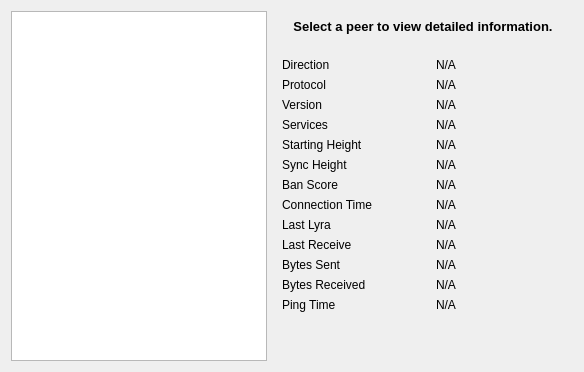
     <widget class="QWidget" name="tab_peers">
      <attribute name="title">
       <string>&amp;Peers</string>
      </attribute>
      <layout class="QGridLayout" name="gridLayout_2">
       <item row="0" column="0" rowspan="2">
        <widget class="QTableView" name="peerWidget">
         <property name="horizontalScrollBarPolicy">
          <enum>Qt::ScrollBarAsNeeded</enum>
         </property>
         <property name="sortingEnabled">
          <bool>true</bool>
         </property>
         <attribute name="horizontalHeaderHighlightSections">
          <bool>false</bool>
         </attribute>
        </widget>
       </item>
       <item row="0" column="1">
        <widget class="QLabel" name="peerHeading">
         <property name="sizePolicy">
          <sizepolicy hsizetype="Preferred" vsizetype="Minimum">
           <horstretch>0</horstretch>
           <verstretch>0</verstretch>
          </sizepolicy>
         </property>
         <property name="minimumSize">
          <size>
           <width>300</width>
           <height>32</height>
          </size>
         </property>
         <property name="font">
          <font>
           <pointsize>10</pointsize>
           <weight>75</weight>
           <bold>true</bold>
          </font>
         </property>
         <property name="cursor">
          <cursorShape>IBeamCursor</cursorShape>
         </property>
         <property name="text">
          <string>Select a peer to view detailed information.</string>
         </property>
         <property name="alignment">
          <set>Qt::AlignCenter</set>
         </property>
         <property name="wordWrap">
          <bool>true</bool>
         </property>
         <property name="textInteractionFlags">
          <set>Qt::LinksAccessibleByMouse|Qt::TextSelectableByKeyboard|Qt::TextSelectableByMouse</set>
         </property>
        </widget>
       </item>
       <item row="1" column="1">
        <widget class="QWidget" name="detailWidget" native="true">
         <property name="minimumSize">
          <size>
           <width>300</width>
           <height>0</height>
          </size>
         </property>
         <layout class="QGridLayout" name="gridLayout_3">
          <item row="0" column="0">
           <widget class="QLabel" name="label_23">
            <property name="text">
             <string>Direction</string>
            </property>
           </widget>
          </item>
          <item row="0" column="2">
           <widget class="QLabel" name="peerDirection">
            <property name="cursor">
             <cursorShape>IBeamCursor</cursorShape>
            </property>
            <property name="text">
             <string>N/A</string>
            </property>
            <property name="textFormat">
             <enum>Qt::PlainText</enum>
            </property>
            <property name="textInteractionFlags">
             <set>Qt::LinksAccessibleByMouse|Qt::TextSelectableByKeyboard|Qt::TextSelectableByMouse</set>
            </property>
           </widget>
          </item>
          <item row="1" column="0">
           <widget class="QLabel" name="label_21">
            <property name="text">
             <string>Protocol</string>
            </property>
           </widget>
          </item>
          <item row="1" column="2">
           <widget class="QLabel" name="peerVersion">
            <property name="cursor">
             <cursorShape>IBeamCursor</cursorShape>
            </property>
            <property name="text">
             <string>N/A</string>
            </property>
            <property name="textFormat">
             <enum>Qt::PlainText</enum>
            </property>
            <property name="textInteractionFlags">
             <set>Qt::LinksAccessibleByMouse|Qt::TextSelectableByKeyboard|Qt::TextSelectableByMouse</set>
            </property>
           </widget>
          </item>
          <item row="2" column="0">
           <widget class="QLabel" name="label_28">
            <property name="text">
             <string>Version</string>
            </property>
           </widget>
          </item>
          <item row="2" column="2">
           <widget class="QLabel" name="peerSubversion">
            <property name="cursor">
             <cursorShape>IBeamCursor</cursorShape>
            </property>
            <property name="text">
             <string>N/A</string>
            </property>
            <property name="textFormat">
             <enum>Qt::PlainText</enum>
            </property>
            <property name="textInteractionFlags">
             <set>Qt::LinksAccessibleByMouse|Qt::TextSelectableByKeyboard|Qt::TextSelectableByMouse</set>
            </property>
           </widget>
          </item>
          <item row="3" column="0">
           <widget class="QLabel" name="label_4">
            <property name="text">
             <string>Services</string>
            </property>
           </widget>
          </item>
          <item row="3" column="2">
           <widget class="QLabel" name="peerServices">
            <property name="cursor">
             <cursorShape>IBeamCursor</cursorShape>
            </property>
            <property name="text">
             <string>N/A</string>
            </property>
            <property name="textFormat">
             <enum>Qt::PlainText</enum>
            </property>
            <property name="textInteractionFlags">
             <set>Qt::LinksAccessibleByMouse|Qt::TextSelectableByKeyboard|Qt::TextSelectableByMouse</set>
            </property>
           </widget>
          </item>
          <item row="5" column="0">
           <widget class="QLabel" name="label_29">
            <property name="text">
             <string>Starting Height</string>
            </property>
           </widget>
          </item>
          <item row="5" column="2">
           <widget class="QLabel" name="peerHeight">
            <property name="cursor">
             <cursorShape>IBeamCursor</cursorShape>
            </property>
            <property name="text">
             <string>N/A</string>
            </property>
            <property name="textFormat">
             <enum>Qt::PlainText</enum>
            </property>
            <property name="textInteractionFlags">
             <set>Qt::LinksAccessibleByMouse|Qt::TextSelectableByKeyboard|Qt::TextSelectableByMouse</set>
            </property>
           </widget>
          </item>
          <item row="6" column="0">
           <widget class="QLabel" name="label_27">
            <property name="text">
             <string>Sync Height</string>
            </property>
           </widget>
          </item>
          <item row="6" column="2">
           <widget class="QLabel" name="peerSyncHeight">
            <property name="cursor">
             <cursorShape>IBeamCursor</cursorShape>
            </property>
            <property name="text">
             <string>N/A</string>
            </property>
            <property name="textFormat">
             <enum>Qt::PlainText</enum>
            </property>
            <property name="textInteractionFlags">
             <set>Qt::LinksAccessibleByMouse|Qt::TextSelectableByKeyboard|Qt::TextSelectableByMouse</set>
            </property>
           </widget>
          </item>
          <item row="7" column="0">
           <widget class="QLabel" name="label_24">
            <property name="text">
             <string>Ban Score</string>
            </property>
           </widget>
          </item>
          <item row="7" column="2">
           <widget class="QLabel" name="peerBanScore">
            <property name="cursor">
             <cursorShape>IBeamCursor</cursorShape>
            </property>
            <property name="text">
             <string>N/A</string>
            </property>
            <property name="textFormat">
             <enum>Qt::PlainText</enum>
            </property>
            <property name="textInteractionFlags">
             <set>Qt::LinksAccessibleByMouse|Qt::TextSelectableByKeyboard|Qt::TextSelectableByMouse</set>
            </property>
           </widget>
          </item>
          <item row="8" column="0">
           <widget class="QLabel" name="label_22">
            <property name="text">
             <string>Connection Time</string>
            </property>
           </widget>
          </item>
          <item row="8" column="2">
           <widget class="QLabel" name="peerConnTime">
            <property name="cursor">
             <cursorShape>IBeamCursor</cursorShape>
            </property>
            <property name="text">
             <string>N/A</string>
            </property>
            <property name="textFormat">
             <enum>Qt::PlainText</enum>
            </property>
            <property name="textInteractionFlags">
             <set>Qt::LinksAccessibleByMouse|Qt::TextSelectableByKeyboard|Qt::TextSelectableByMouse</set>
            </property>
           </widget>
          </item>
          <item row="9" column="0">
           <widget class="QLabel" name="label_15">
            <property name="text">
             <string>Last Lyra</string>
            </property>
           </widget>
          </item>
          <item row="9" column="2">
           <widget class="QLabel" name="peerLastLyra">
            <property name="cursor">
             <cursorShape>IBeamCursor</cursorShape>
            </property>
            <property name="text">
             <string>N/A</string>
            </property>
            <property name="textFormat">
             <enum>Qt::PlainText</enum>
            </property>
            <property name="textInteractionFlags">
             <set>Qt::LinksAccessibleByMouse|Qt::TextSelectableByKeyboard|Qt::TextSelectableByMouse</set>
            </property>
           </widget>
          </item>
          <item row="10" column="0">
           <widget class="QLabel" name="label_19">
            <property name="text">
             <string>Last Receive</string>
            </property>
           </widget>
          </item>
          <item row="10" column="2">
           <widget class="QLabel" name="peerLastRecv">
            <property name="cursor">
             <cursorShape>IBeamCursor</cursorShape>
            </property>
            <property name="text">
             <string>N/A</string>
            </property>
            <property name="textFormat">
             <enum>Qt::PlainText</enum>
            </property>
            <property name="textInteractionFlags">
             <set>Qt::LinksAccessibleByMouse|Qt::TextSelectableByKeyboard|Qt::TextSelectableByMouse</set>
            </property>
           </widget>
          </item>
          <item row="11" column="0">
           <widget class="QLabel" name="label_18">
            <property name="text">
             <string>Bytes Sent</string>
            </property>
           </widget>
          </item>
          <item row="11" column="2">
           <widget class="QLabel" name="peerBytesSent">
            <property name="cursor">
             <cursorShape>IBeamCursor</cursorShape>
            </property>
            <property name="text">
             <string>N/A</string>
            </property>
            <property name="textFormat">
             <enum>Qt::PlainText</enum>
            </property>
            <property name="textInteractionFlags">
             <set>Qt::LinksAccessibleByMouse|Qt::TextSelectableByKeyboard|Qt::TextSelectableByMouse</set>
            </property>
           </widget>
          </item>
          <item row="12" column="0">
           <widget class="QLabel" name="label_20">
            <property name="text">
             <string>Bytes Received</string>
            </property>
           </widget>
          </item>
          <item row="12" column="2">
           <widget class="QLabel" name="peerBytesRecv">
            <property name="cursor">
             <cursorShape>IBeamCursor</cursorShape>
            </property>
            <property name="text">
             <string>N/A</string>
            </property>
            <property name="textFormat">
             <enum>Qt::PlainText</enum>
            </property>
            <property name="textInteractionFlags">
             <set>Qt::LinksAccessibleByMouse|Qt::TextSelectableByKeyboard|Qt::TextSelectableByMouse</set>
            </property>
           </widget>
          </item>
          <item row="13" column="0">
           <widget class="QLabel" name="label_26">
            <property name="text">
             <string>Ping Time</string>
            </property>
           </widget>
          </item>
          <item row="13" column="2">
           <widget class="QLabel" name="peerPingTime">
            <property name="cursor">
             <cursorShape>IBeamCursor</cursorShape>
            </property>
            <property name="text">
             <string>N/A</string>
            </property>
            <property name="textFormat">
             <enum>Qt::PlainText</enum>
            </property>
            <property name="textInteractionFlags">
             <set>Qt::LinksAccessibleByMouse|Qt::TextSelectableByKeyboard|Qt::TextSelectableByMouse</set>
            </property>
           </widget>
          </item>
          <item row="14" column="1">
           <spacer name="verticalSpacer_3">
            <property name="orientation">
             <enum>Qt::Vertical</enum>
            </property>
            <property name="sizeHint" stdset="0">
             <size>
              <width>20</width>
              <height>40</height>
             </size>
            </property>
           </spacer>
          </item>
         </layout>
        </widget>
       </item>
      </layout>
     </widget>
